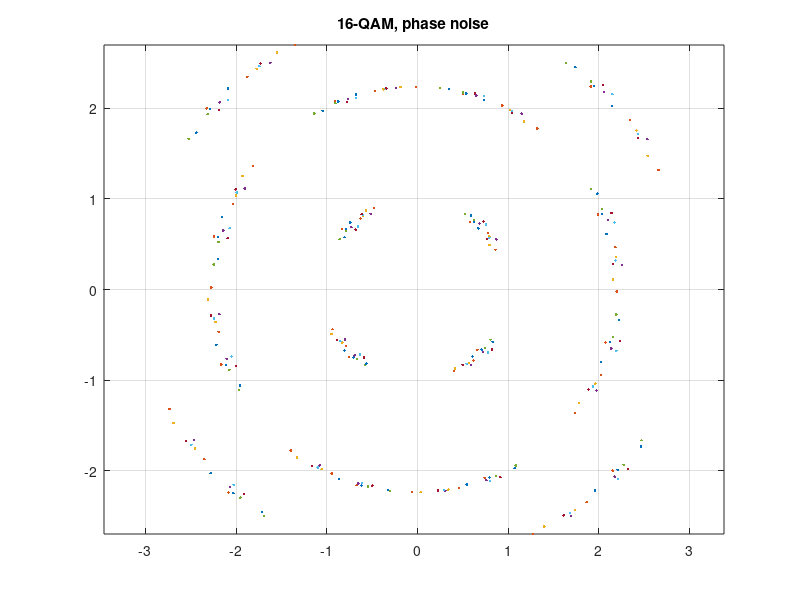

Reproduce this figure in MATLAB.
% 16-QAM + фазовый шум
% Круговое размытие созвездия

phn = 0.15;
points = sqrt(2)*((0:3)-1.5);
[Ix, Iy] = meshgrid(points, points);
Iq = Ix(:) + 1i*Iy(:);
rx = Iq .* exp(1i*randn(1, numel(Iq))*phn) + randn(1, numel(Iq))*0.05;
figure;
plot(real(rx), imag(rx), '.');
title('16-QAM, phase noise'); axis equal; grid on;

%{
@play
{
 "title": "16-QAM + фазовый шум",
 "groups": [
  {
   "name": "Гетеродин",
   "controls": [
    {
     "var": "phn",
     "label": "σ фаз. шума",
     "min": 0.02,
     "max": 0.4,
     "step": 0.02,
     "default": 0.15
    }
   ]
  }
 ]
}
%}
